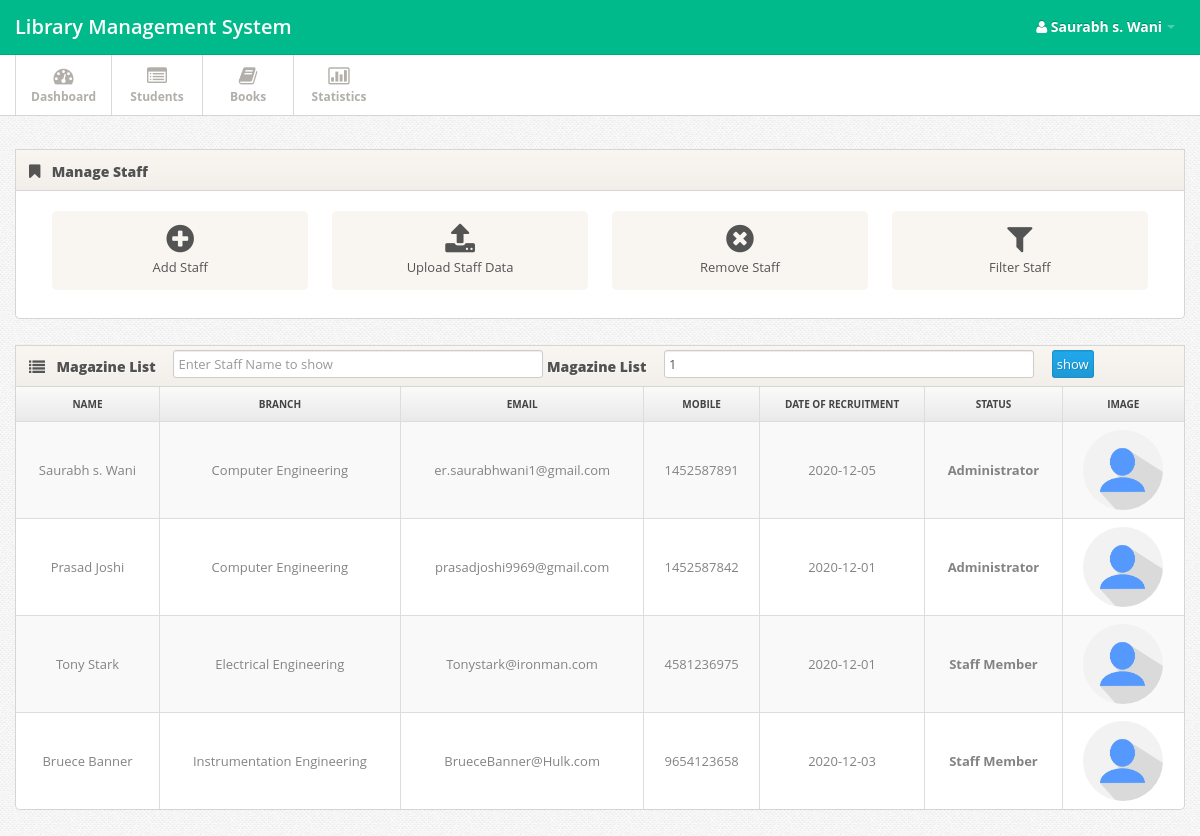
The app's page /staff.php (signed in), older data.
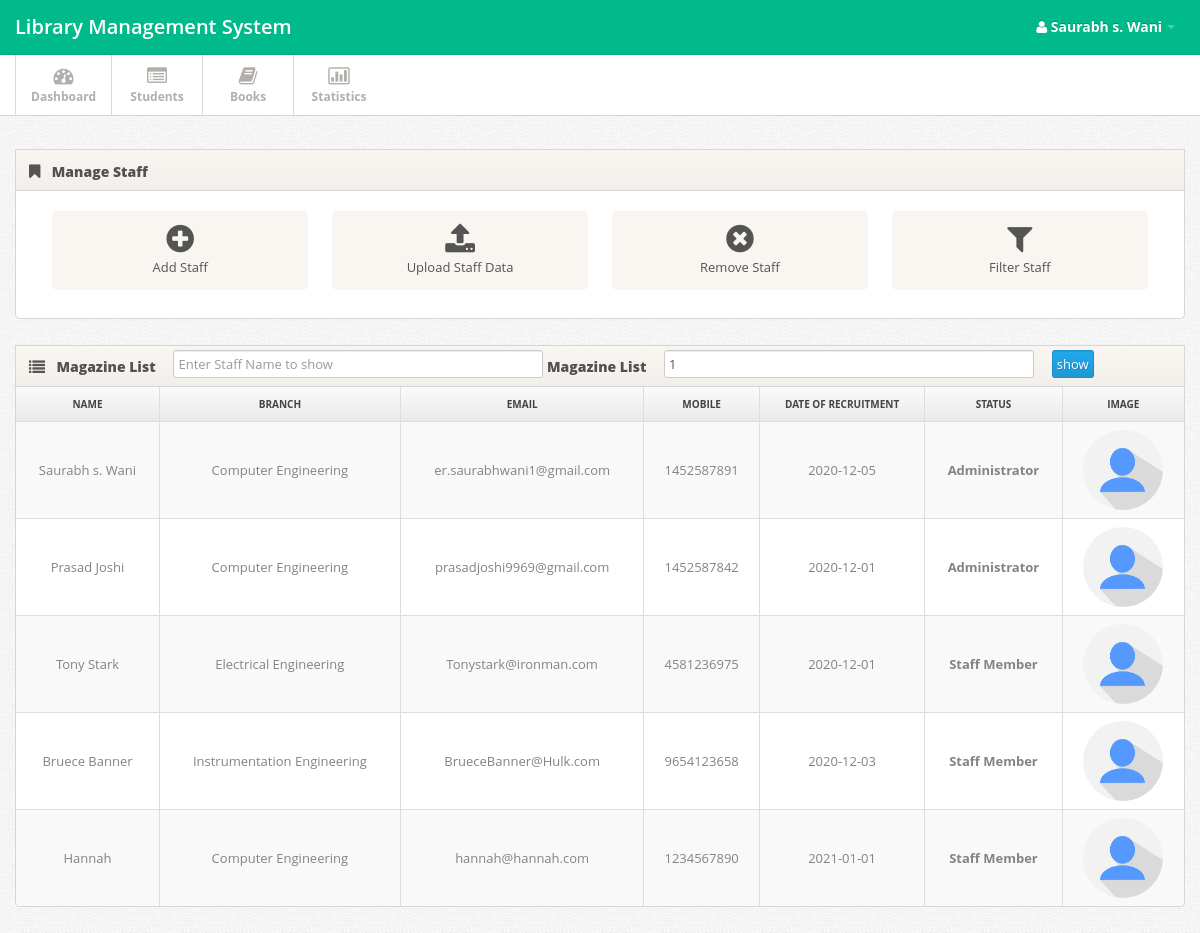
The same page, newer data.
### tables this page shows
CREATE TABLE `staff` (
  `sid` int(11) UNSIGNED NOT NULL,
  `Name` varchar(30) NOT NULL,
  `mobile` varchar(10) NOT NULL,
  `Email` varchar(50) NOT NULL,
  `password` varchar(256) NOT NULL,
  `branch` varchar(40) NOT NULL,
  `image` varchar(256) NOT NULL,
  `Date` date NOT NULL DEFAULT current_timestamp(),
  `last_login` timestamp NOT NULL DEFAULT current_timestamp() ON UPDATE current_timestamp(),
  `Login_ip` varchar(30) NOT NULL,
  `Category` int(11) NOT NULL DEFAULT 1
);

### fun.php (called while the page is built, shortened)
<?php
function select($var,$col,$condtn)
{
	$query="SELECT $var FROM $col $condtn";
	$sql=mysqli_query($GLOBALS['connection'],$query);
	return $sql;
}
?>

### staff.php (the view, shortened to what this page needs)
<?php
include('header.php');
if ($_SESSION['category']==0):?>
  <div class="span12">
    <div class="widget">
      <div class="widget-header"> <i class="icon-bookmark"></i>
        <h3>Manage Staff</h3>
      </div>
      <div class="widget-content">
        <div class="shortcuts">
          <a href="#myModal" role="button" data-toggle="modal" class="shortcut"><i class="shortcut-icon icon-plus-sign"></i><span class="shortcut-label">Add Staff</span> </a>
          <a href="#myModal3" role="button" data-toggle="modal" class="shortcut"><i class="shortcut-icon icon-upload-alt"></i><span class="shortcut-label">Upload Staff Data</span> </a>
          <a href="#myModal2" role="button" data-toggle="modal" class="shortcut"><i class="shortcut-icon icon-remove-sign"></i> <span class="shortcut-label">Remove Staff</span> </a>
          <a href="#myModal1" role="button" data-toggle="modal" class="shortcut"><i class="shortcut-icon icon-filter"></i><span class="shortcut-label">Filter Staff</span> </a>
        </div>
      </div>
    </div>
    <div class="widget widget-table action-table">
      <div class="widget-header"><i class='icon-list'></i>
        <h3><?php
        $result=select("*","staff","WHERE 1");
        $row=mysqli_num_rows($result);
        if($row!=0){ ?>
          <form  action="staff.php" method="GET" >
            Magazine List
            &emsp;<input class="span4 m-wrap" type="text" name="sn" placeholder="Enter Staff Name to show">
            Magazine List
            &emsp;<input class="span4 m-wrap" type="number" name="cnt" autocomplete="off" placeholder="Enter records number to show" value="1">
            &emsp;<input type="submit" class="btn-primary" value="show">
          </form>
        <?php } ?>
      </h3>
    </div>
    <div class="widget-content">
        <table class="table table-striped table-bordered">
          <thead>
            <tr>
              <th><center>Name</center></th>
              <th><center>Branch</center></th>
              <th><center>Email</center></th>
              <th><center>Mobile</center></th>
              <th><center>Date of recruitment</center></th>
              <th><center>Status</center></th>
              <th><center>Image</center></th>
            </tr>
          </thead>
          <tbody>
            <?php
            function res(){$cnt=25;
              $result=select("*","staff","ORDER BY sid  LIMIT $cnt ");}
              if(isset($_GET['cnt']) && isset($_GET['sn']))
              {
                $sn = trim($_GET['sn']);
                $cnt = $_GET['cnt'];
                if($sn == null)
                {
                  res();
                }else
                {$result=select("*","staff","WHERE Name LIKE '%$sn%' ORDER BY sid ASC LIMIT $cnt ");}
              }
              else
              {
                res();
              }
              while($std=mysqli_fetch_assoc($result))
              {
                echo "<tr>
                <td><center> ".$std['Name']."</center></td>
                <td><center> ".$std['branch']."</center></td>
                <td><center> ".$std['Email']."</center></td>
                <td><center> ".$std['mobile']."</center></td>
                <td><center> ".$std['Date']."</center></td>
                <td><center>
                <b> ";?>
                <?php
                if($std['Category']!="1"){echo "Administrator";}else{echo "Staff Member";}
                echo "</b> </center></td>
                <td><center><img alt='No Photo' src='images/".$std['image']."' class='control-label span4' for='userimage' style='border-radius: 50%;display: inline-block;
                width: 80px;
                height: 80px;' onerror=this.src='images/stff.png'>
                </center></td>
                </tr>";
              }
              ?>
            </tbody>
          </table>
      </div>
    </div>
  </div>
  <?php
  include('footer.php');
endif;
  endif;?>

Row changes from the older to the newer data that the page shows:
added staff: Name "Hannah", branch "Computer Engineering", Email "hannah@hannah.com", mobile "1234567890", Date "2021-01-01", Category "Staff Member"
